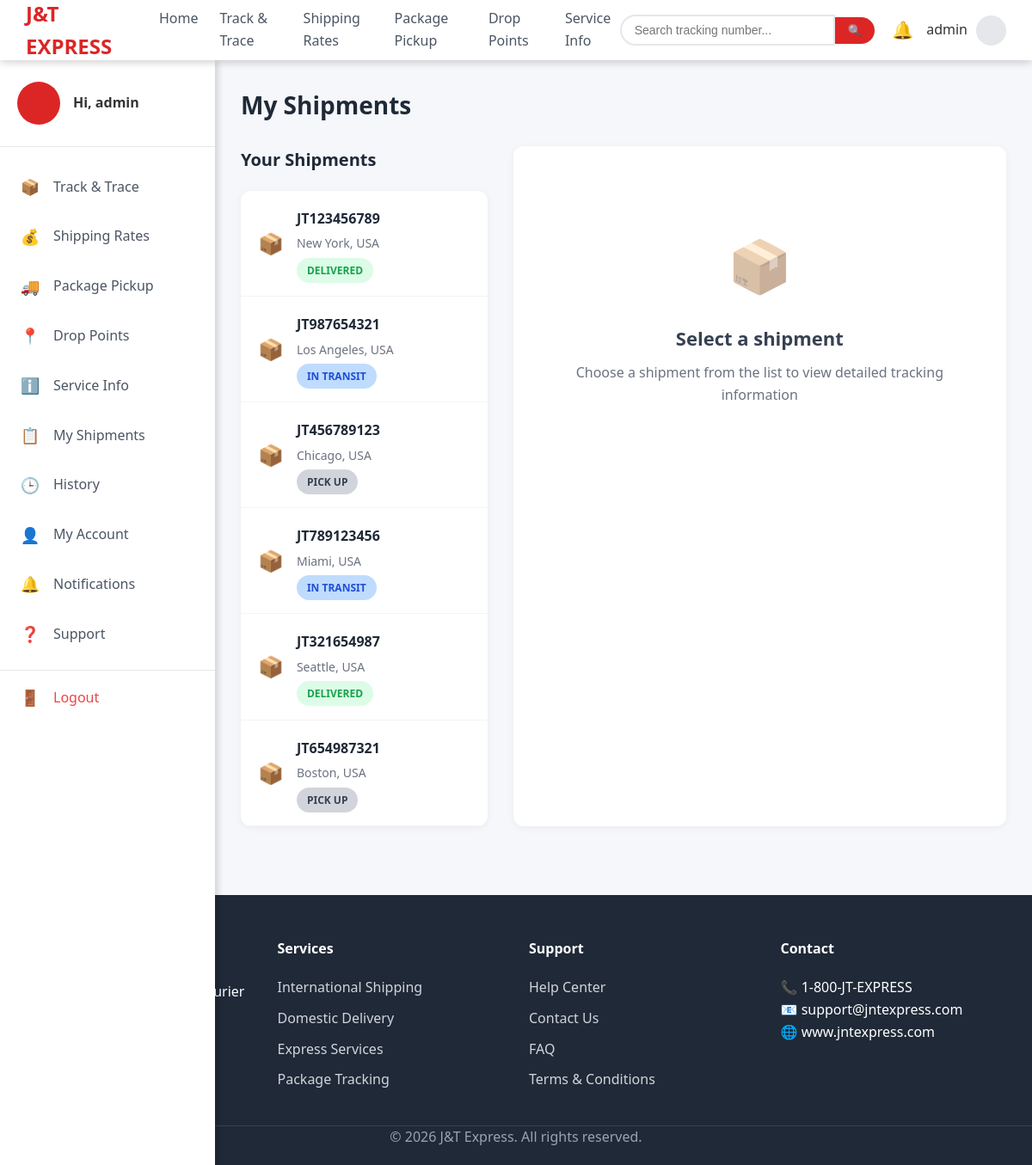
Screenshot of /dashboard/my-shipments.php (signed in) with the database file from the repository.
### tables this page shows
CREATE TABLE shipments (
    id INT PRIMARY KEY AUTO_INCREMENT,
    tracking_number VARCHAR(50) UNIQUE NOT NULL,
    destination VARCHAR(100) NOT NULL,
    status ENUM('Pick Up', 'In Transit', 'Delivered') DEFAULT 'Pick Up',
    created_date DATETIME DEFAULT CURRENT_TIMESTAMP,
    updated_date DATETIME DEFAULT CURRENT_TIMESTAMP ON UPDATE CURRENT_TIMESTAMP
);

### dashboard/my-shipments.php (the view, shortened to what this page needs)
<?php
include '../includes/header.php';
include '../includes/sidebar.php';
include '../includes/db.php';
$selected_tracking = isset($_GET['tracking']) ? $_GET['tracking'] : '';
$shipments_sql = "SELECT tracking_number, destination, status FROM shipments ORDER BY created_date DESC";
$shipments_result = $conn->query($shipments_sql);
$shipment_details = null;
?>
<!DOCTYPE html>
<html lang="en">
<head>
    <link rel="stylesheet" href="../assets/css/style.css">
    <link rel="stylesheet" href="../assets/css/dashboard.css">
</head>
<body>
    <?php include '../includes/header.php'; ?>
    <div class="dashboard-container">
        <?php include '../includes/sidebar.php'; ?>
        <main class="main-content">
            <div class="page-header">
                <h1>My Shipments</h1>
            </div>
            <div class="two-column-layout">
                <div class="shipment-list-column">
                    <h2>Your Shipments</h2>
                    <div class="shipment-list">
                        <?php while($row = $shipments_result->fetch_assoc()): ?>
                        <div class="shipment-item <?php echo ($selected_tracking == $row['tracking_number']) ? 'active' : ''; ?>"
                             onclick="selectShipment('<?php echo $row['tracking_number']; ?>')">
                            <div class="shipment-icon">📦</div>
                            <div class="shipment-info">
                                <div class="tracking-number"><?php echo $row['tracking_number']; ?></div>
                                <div class="destination"><?php echo $row['destination']; ?></div>
                                <span class="status-badge status-<?php echo strtolower(str_replace(' ', '-', $row['status'])); ?>">
                                    <?php echo $row['status']; ?>
                                </span>
                            </div>
                        </div>
                        <?php endwhile; ?>
                    </div>
                </div>
                <div class="shipment-details-column">
                    <?php if ($shipment_details): ?>
                        <div class="shipment-details">
                            <div class="details-header">
                                <h2>Shipment Details</h2>
                                <div class="tracking-display">
                                    Tracking Number: <strong><?php echo $shipment_details['tracking_number']; ?></strong>
                                </div>
                            </div>
                            <div class="delivery-timeline">
                                <h3>Delivery Progress</h3>
                                <div class="timeline">
                                    <div class="timeline-step <?php echo in_array($shipment_details['status'], ['Pick Up', 'In Transit', 'Delivered']) ? 'completed' : ''; ?>">
                                        <div class="step-circle">1</div>
                                        <div class="step-content">
                                            <h4>Processed and Approved</h4>
                                            <p>Package has been received and processed</p>
                                            <?php if (in_array($shipment_details['status'], ['Pick Up', 'In Transit', 'Delivered'])): ?>
                                                <span class="step-date"><?php echo date('M j, Y g:i A', strtotime($shipment_details['created_date'])); ?></span>
                                            <?php endif; ?>
                                        </div>
                                    </div>
                                    <div class="timeline-step <?php echo in_array($shipment_details['status'], ['In Transit', 'Delivered']) ? 'completed' : ''; ?>">
                                        <div class="step-circle">2</div>
                                        <div class="step-content">
                                            <h4>In Transit</h4>
                                            <p>Package is on its way to destination</p>
                                            <?php if (in_array($shipment_details['status'], ['In Transit', 'Delivered'])): ?>
                                                <span class="step-date"><?php echo date('M j, Y g:i A', strtotime($shipment_details['created_date']) + 86400); ?></span>
                                            <?php endif; ?>
                                        </div>
                                    </div>
                                    <div class="timeline-step <?php echo $shipment_details['status'] == 'Delivered' ? 'completed' : ''; ?>">
                                        <div class="step-circle">3</div>
                                        <div class="step-content">
                                            <h4>Out for Delivery</h4>
                                            <p>Package is out for final delivery</p>
                                            <?php if ($shipment_details['status'] == 'Delivered'): ?>
                                                <span class="step-date"><?php echo date('M j, Y g:i A', strtotime($shipment_details['updated_date']) - 43200); ?></span>
                                            <?php endif; ?>
                                        </div>
                                    </div>
                                    <div class="timeline-step <?php echo $shipment_details['status'] == 'Delivered' ? 'completed' : ''; ?>">
                                        <div class="step-circle">4</div>
                                        <div class="step-content">
                                            <h4>Delivered</h4>
                                            <p>Package has been successfully delivered</p>
                                            <?php if ($shipment_details['status'] == 'Delivered'): ?>
                                                <span class="step-date"><?php echo date('M j, Y g:i A', strtotime($shipment_details['updated_date'])); ?></span>
                                            <?php endif; ?>
                                        </div>
                                    </div>
                                </div>
                            </div>
                            <div class="shipment-info-section">
                                <h3>Shipment Information</h3>
                                <div class="info-grid">
                                    <div class="info-item">
                                        <label>Destination:</label>
                                        <span><?php echo $shipment_details['destination']; ?></span>
                                    </div>
                                    <div class="info-item">
                                        <label>Status:</label>
                                        <span class="status-badge status-<?php echo strtolower(str_replace(' ', '-', $shipment_details['status'])); ?>">
                                            <?php echo $shipment_details['status']; ?>
                                        </span>
                                    </div>
                                    <div class="info-item">
                                        <label>Created Date:</label>
                                        <span><?php echo date('F j, Y', strtotime($shipment_details['created_date'])); ?></span>
                                    </div>
                                    <div class="info-item">
                                        <label>Last Updated:</label>
                                        <span><?php echo date('F j, Y g:i A', strtotime($shipment_details['updated_date'])); ?></span>
                                    </div>
                                </div>
                            </div>
                        </div>
                    <?php else: ?>
                        <div class="no-selection">
                            <div class="placeholder-icon">📦</div>
                            <h3>Select a shipment</h3>
                            <p>Choose a shipment from the list to view detailed tracking information</p>
                        </div>
                    <?php endif; ?>
                </div>
            </div>
        </main>
    </div>
    <?php include '../includes/footer.php'; ?>
</body>
</html>

### includes/header.php (shortened to what this page needs)
<header class="top-nav">
    <div class="nav-container">
        <div class="nav-left">
            <div class="logo">
                <h2>J&T EXPRESS</h2>
            </div>
            <nav class="main-nav">
                <a href="../dashboard/index.php">Home</a>
                <a href="../tracking/track.php">Track & Trace</a>
                <a href="../rates/shipping-rates.php">Shipping Rates</a>
                <a href="../pickup/package-pickup.php">Package Pickup</a>
                <a href="../drop-points/drop-points.php">Drop Points</a>
                <a href="../services/service-info.php">Service Info</a>
            </nav>
        </div>
        <div class="nav-right">
            <div class="search-bar">
                <input type="text" placeholder="Search tracking number..." id="search-input">
                <button class="search-btn">🔍</button>
            </div>
            <div class="nav-icons">
                <a href="../notifications/notifications.php"><button class="icon-btn">🔔</button></a>
                <div class="user-profile">
                    <span><?php echo $_SESSION['username']; ?></span>
                    <div class="profile-icon"></div>
                </div>
            </div>
        </div>
    </div>
</header>

### includes/sidebar.php
<aside class="sidebar">
    <div class="sidebar-header">
        <div class="user-info">
            <div class="user-avatar">
                <div class="avatar-circle"></div>
            </div>
            <div class="user-name">
                <p>Hi, <?php echo $_SESSION['username']; ?></p>
            </div>
        </div>
    </div>
    <nav class="sidebar-nav">
        <ul>
            <li>
                <a href="../dashboard/index.php" class="nav-link <?php echo basename($_SERVER['PHP_SELF']) == 'index.php' ? 'active' : ''; ?>">
                    <span class="nav-icon">📦</span>
                    <span class="nav-text">Track & Trace</span>
                </a>
            </li>
            <li>
                <a href="../rates/shipping-rates.php" class="nav-link <?php echo basename($_SERVER['PHP_SELF']) == 'shipping-rates.php' ? 'active' : ''; ?>">
                    <span class="nav-icon">💰</span>
                    <span class="nav-text">Shipping Rates</span>
                </a>
            </li>
            <li>
                <a href="../pickup/package-pickup.php" class="nav-link <?php echo basename($_SERVER['PHP_SELF']) == 'package-pickup.php' ? 'active' : ''; ?>">
                    <span class="nav-icon">🚚</span>
                    <span class="nav-text">Package Pickup</span>
                </a>
            </li>
            <li>
                <a href="../drop-points/drop-points.php" class="nav-link <?php echo basename($_SERVER['PHP_SELF']) == 'drop-points.php' ? 'active' : ''; ?>">
                    <span class="nav-icon">📍</span>
                    <span class="nav-text">Drop Points</span>
                </a>
            </li>
            <li>
                <a href="../services/service-info.php" class="nav-link <?php echo basename($_SERVER['PHP_SELF']) == 'service-info.php' ? 'active' : ''; ?>">
                    <span class="nav-icon">ℹ️</span>
                    <span class="nav-text">Service Info</span>
                </a>
            </li>
            <li>
                <a href="../dashboard/shipments.php" class="nav-link <?php echo basename($_SERVER['PHP_SELF']) == 'shipments.php' ? 'active' : ''; ?>">
                    <span class="nav-icon">📋</span>
                    <span class="nav-text">My Shipments</span>
                </a>
            </li>
            <li>
                <a href="../history/history.php" class="nav-link <?php echo basename($_SERVER['PHP_SELF']) == 'history.php' ? 'active' : ''; ?>">
                    <span class="nav-icon">🕒</span>
                    <span class="nav-text">History</span>
                </a>
            </li>
            <li>
                <a href="../account/my-account.php" class="nav-link <?php echo basename($_SERVER['PHP_SELF']) == 'my-account.php' ? 'active' : ''; ?>">
                    <span class="nav-icon">👤</span>
                    <span class="nav-text">My Account</span>
                </a>
            </li>
            <li>
                <a href="../notifications/notifications.php" class="nav-link <?php echo basename($_SERVER['PHP_SELF']) == 'notifications.php' ? 'active' : ''; ?>">
                    <span class="nav-icon">🔔</span>
                    <span class="nav-text">Notifications</span>
                </a>
            </li>
            <li>
                <a href="../support/support.php" class="nav-link <?php echo basename($_SERVER['PHP_SELF']) == 'support.php' ? 'active' : ''; ?>">
                    <span class="nav-icon">❓</span>
                    <span class="nav-text">Support</span>
                </a>
            </li>
            <li class="nav-divider"></li>
            <li>
                <a href="../auth/logout.php" class="nav-link logout">
                    <span class="nav-icon">🚪</span>
                    <span class="nav-text">Logout</span>
                </a>
            </li>
        </ul>
    </nav>
</aside>

### includes/footer.php
<footer class="main-footer">
    <div class="footer-content">
        <div class="footer-section">
            <h3>J&T Express</h3>
            <p>Fast, reliable, and efficient courier services worldwide.</p>
        </div>
        <div class="footer-section">
            <h4>Services</h4>
            <ul>
                <li><a href="#">International Shipping</a></li>
                <li><a href="#">Domestic Delivery</a></li>
                <li><a href="#">Express Services</a></li>
                <li><a href="#">Package Tracking</a></li>
            </ul>
        </div>
        <div class="footer-section">
            <h4>Support</h4>
            <ul>
                <li><a href="#">Help Center</a></li>
                <li><a href="#">Contact Us</a></li>
                <li><a href="#">FAQ</a></li>
                <li><a href="#">Terms & Conditions</a></li>
            </ul>
        </div>
        <div class="footer-section">
            <h4>Contact</h4>
            <p>📞 1-800-JT-EXPRESS</p>
            <p>📧 support@jntexpress.com</p>
            <p>🌐 www.jntexpress.com</p>
        </div>
    </div>
    <div class="footer-bottom">
        <p>&copy; 2026 J&T Express. All rights reserved.</p>
    </div>
</footer>

### assets/css/dashboard.css (style rules this page uses)
.dashboard-container { min-height: 100vh; }
.main-content { background-color: #f5f7fa; min-height: calc(100vh - 70px); }
.fade-in { animation: fadeIn 0.5s ease-in; }

### rows the page displays
shipments: tracking_number "JT123456789", destination "New York, USA", status "DELIVERED"
shipments: tracking_number "JT987654321", destination "Los Angeles, USA", status "IN TRANSIT"
shipments: tracking_number "JT456789123", destination "Chicago, USA", status "PICK UP"
shipments: tracking_number "JT789123456", destination "Miami, USA", status "IN TRANSIT"
shipments: tracking_number "JT321654987", destination "Seattle, USA", status "DELIVERED"
shipments: tracking_number "JT654987321", destination "Boston, USA", status "PICK UP"

### other values shown
$_SESSION['username'] "admin"
